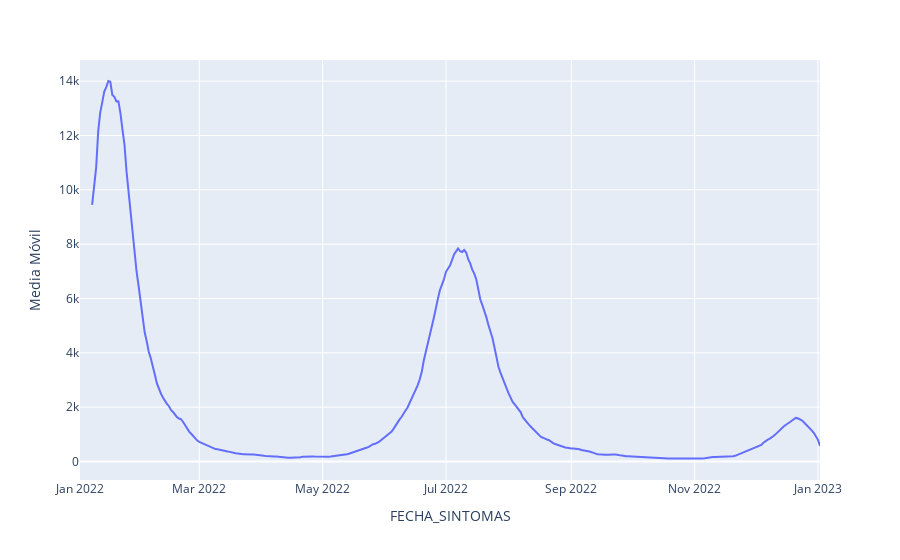

This figure's notebook cell:
### Markdown cell above
Y ahora la podemos graficar

### Code cell
fig = px.line(confirmados_diarios, x='FECHA_SINTOMAS', y='Media Móvil')
fig.show()

### Figure 1 — Plotly figure (JSON) as saved in the notebook; plotly's stock layout.template omitted (floating-point values rounded to 4 significant figures; data arrays with more than 128 entries replaced by an {"elided": "..."} marker saying what was removed)
{"data": [{"hovertemplate": "FECHA_SINTOMAS=%{x}<br>Media Móvil=%{y}<extra></extra>", "legendgroup": "", "line": {"color": "#636efa", "dash": "solid"}, "marker": {"symbol": "circle"}, "mode": "lines", "name": "", "orientation": "v", "showlegend": false, "type": "scatter", "x": {"elided": "367 str values"}, "xaxis": "x", "y": {"elided": "367 float values"}, "yaxis": "y"}], "layout": {"legend": {"tracegroupgap": 0}, "margin": {"t": 60}, "xaxis": {"anchor": "y", "domain": [0, 1], "title": {"text": "FECHA_SINTOMAS"}}, "yaxis": {"anchor": "x", "domain": [0, 1], "title": {"text": "Media Móvil"}}}}
